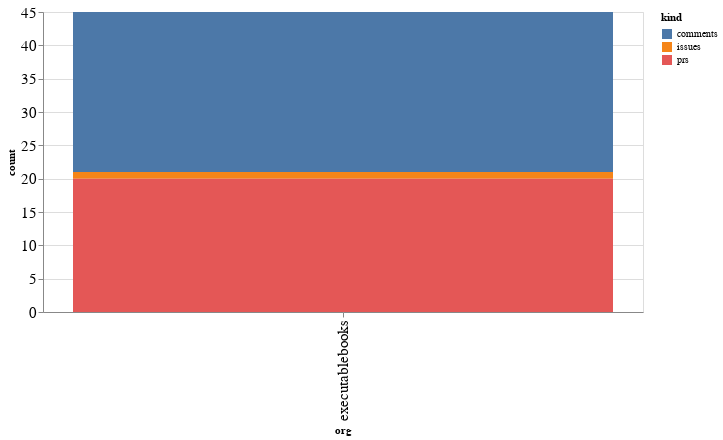

Source (notebook cell):
### Code cell
alt.Chart(org_summaries, width=600).mark_bar().encode(
    x='org',
    y='count',
    color='kind',
    tooltip="org"
)

### Figure 1 — Vega-Lite specification as saved in the notebook (floating-point values rounded to 4 significant figures)
{"config": {"axisLeft": {"labelFontSize": 15}, "axisBottom": {"labelFontSize": 15}}, "data": {"name": "data-080b45040242b670e0e25173ae41928e"}, "mark": "bar", "encoding": {"color": {"type": "nominal", "field": "kind"}, "tooltip": {"type": "nominal", "field": "org"}, "x": {"type": "nominal", "field": "org"}, "y": {"type": "quantitative", "field": "count"}}, "width": 600, "$schema": "https://vega.github.io/schema/vega-lite/v4.8.1.json", "datasets": {"data-080b45040242b670e0e25173ae41928e": [{"org": "executablebooks", "kind": "comments", "count": 24}, {"org": "executablebooks", "kind": "issues", "count": 1}, {"org": "executablebooks", "kind": "prs", "count": 20}]}}
